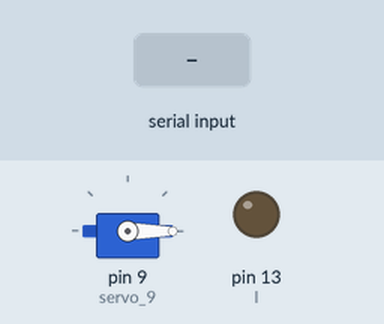
Simulated run of this sketch. Board: Arduino Uno, built with avr-gcc and run on an emulated ATmega328P. Parts: servo, output pins drawn as LEDs (lit = HIGH). The test bench sets the inputs (shaded band).

Above: at 1.0 s.
1.1 s: "1" received over Serial
At 1.5 s:
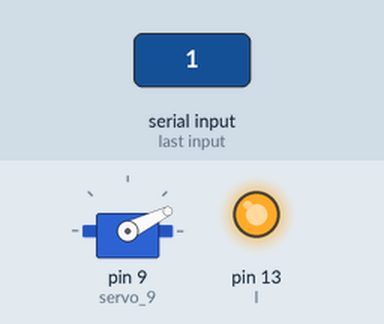
At 3.3 s:
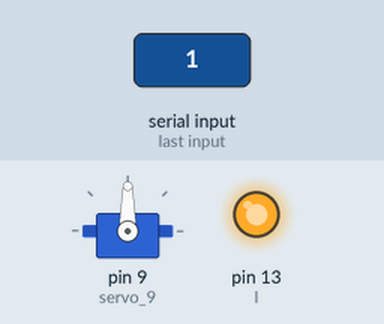
Timing chart, 0 to 10.1 s (numbered marks = the images above; inputs shaded):
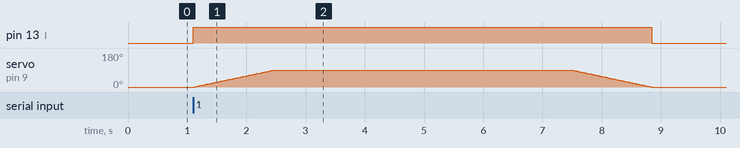

Measured:
- after the input at 1.1 s, pin 13 (l): LOW → HIGH at once, → LOW 7.7 s later; servo on pin 9 (servo_9): rises from 0° to 90° in 1.3 s, then falls to 0° in 6.4 s

The sketch:

Arduino_final_code.ino
```cpp
#include<Servo.h>
Servo servo_9;
int l=13,p=11;
int pos=0,i=0,c=0,data;

void setup(){
  pinMode(l,OUTPUT);
  pinMode(p,INPUT);
  servo_9.attach(9, 500, 2500);
  servo_9.write(pos);
  Serial.begin(9600);
    run();
}
void run()
{
  while(1)
  {
    while (Serial.available()){
  data = Serial.read();
    }
  servo_9.write(pos);
  if(data=='1')
  {
    digitalWrite(l,1);
    for (pos = 0; pos <= 90; pos += 1)
        {
           servo_9.write(pos);delay(15);
         }
         delay(5000);
         for (pos = 90; pos >= 0; pos -= 1)
         {

        servo_9.write(pos);
           delay(15);
          }
    data='0';
    digitalWrite(l,0);
    break;
  }
  }
}
void loop(){}
```
